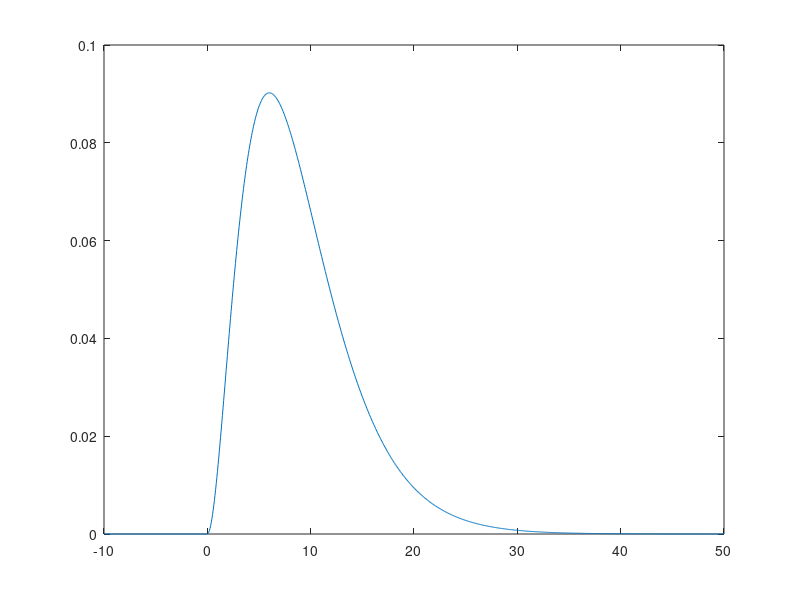

Reproduce this figure in MATLAB. (Note: this script raises an error after producing the figure.)
clc;

START = -10;
END = 50;
N_intervals = 1e3 + 1;
x = linspace(START, END, N_intervals);
n = 3; mu = 3;

f = gampdf(x, n, mu);
dx = x(2) - x(1);

% momento
m0 = sum(f*dx); % should be 1
m1 = sum(x.*f*dx);
m2 = sum(x.^2.*f*dx);

mu = m1;
P = m2;

% momento centrale
mc1 = sum((x - mu).*f*dx); % should be 0
mc2 = sum((x - mu).^2.*f*dx);

sigma2 = mc2;
sigma = sqrt(sigma2);

MAV = sum(abs(x).*f*dx); % mean absolute value = E[abs(x)]
MAD = sum(abs(x-mu).*f*dx); % mean absolute deviation = E[abs(x - mu)]

moda = x(f == max(f));
[M, moda1] = max(f); % [max_value, idx_max_value] = max(array)
moda1 = (moda1-1) * dx + START; % alternative way
plot(x,f), xline(moda);

hold on;

F_start = 0;
F_end = 1;

F = cumsum(f * dx);
plot(x, F);